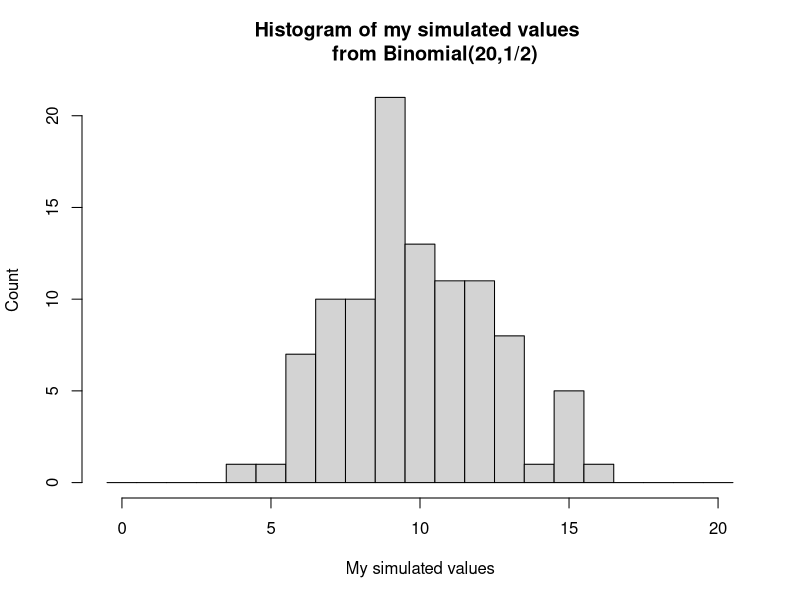

R code for this plot:
war<-function(){
  p.1<-sample(c(1,2,3),1)
  print(p.1)
  p.2<-sample(c(1,2,3),1)
  print(p.2)
  if(p.1==p.2){
    print("tie")
  } else {
    if (p.1>p.2){
      print("one")
    } else {
      print("two")
    }
    }
}

war()

nsim<-1000
run<-replicate(nsim,war())
sum(run=="tie")/nsim

#######################################

dbinom(1,size=2,prob=0.5)
pbinom(1,size=2,prob=0.5)
qbinom(0.75, size=2,prob=0.5)
qbinom(0.25, size=2, prob=0.5)

rbinom(1, size=2, prob=0.5)

nsim<-100
sims<-rbinom(nsim, size=20, prob=0.5)
#hist(sims)
#hist(sims,20)
hist(sims, breaks=seq(-0.5,20.5,1),
     main="Histogram of my simulated values 
     from Binomial(20,1/2)", 
     xlab="My simulated values", 
     ylab="Count")
